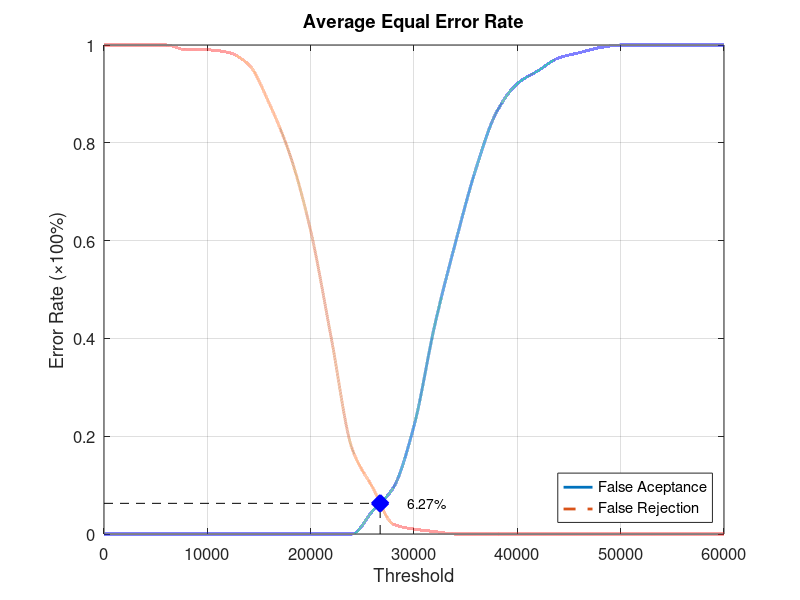
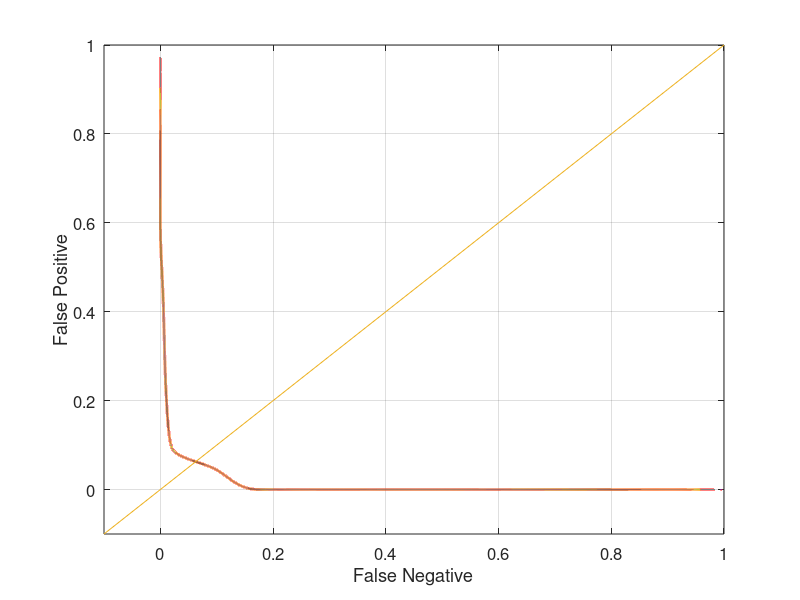

Write the MATLAB code that produced these figures, in order.
function yEER = Database4_3
close all;
clear;
clc;
x = 0:2000:60000;
xq = 0:0.5:60000;

y0 = [0 0 0 0 0 0 0 0 0 0 0 0 0 0.0473684 0.0947368 0.221053 0.426316 0.594737 0.747368 0.863158 0.921053 0.947368 0.973684 0.984211 0.994737 1 1 1 1 1 1];
yy0 = interp1(x, y0, xq, 'pchip');
y1 = [1 1 1 1 0.99 0.99 0.985 0.96 0.88 0.775 0.62 0.4 0.175 0.095 0.02 0.01 0.005 0 0 0 0 0 0 0 0 0 0 0 0 0 0];
yy1 = interp1(x, y1, xq, 'pchip');

% Calculating EER: 
y2 = abs(y0 - y1);
find(y2 == min(y2))
yy2 = abs(yy0 - yy1);
xEER = find(yy2 == min(yy2));
xEERIndex = xq(xEER) % X-axis EER
yEER = yy0(xEER) % Y-axis EER

main = figure
plot(xq, yy0,'-','LineWidth', 2);	hold on
plot(xq, yy1,'--','LineWidth', 2);	hold on
plot([xEERIndex xEERIndex], [0 yEER], 'k--');	hold on
plot([0 xEERIndex], [yEER yEER], 'k--');	hold on
plot(xEERIndex, yEER, 'bx', 'LineWidth', 10);	hold on
text(xEERIndex + 10 * xEERIndex / 100, yEER, [num2str(round((10000 * yEER)) / 100) '%'])
legend('False Aceptance', 'False Rejection', 'Location', 'SouthEast')
xlabel('Threshold')
ylabel('Error Rate (\times100%)')
title('Average Equal Error Rate')
set(gca, 'FontSize', 12)
axis([0 60000 0 1])
grid on

print(main, 'Database4_3Main', '-dpng');
FNRxFPR = figure('Color', [1 1 1]);
plot(yy1, yy0, '-', yy1, yy0, 'LineWidth', 2);
hold on
y = -0.1:0.1:1
plot(y, y); 
set(gca, 'FontSize', 12)
xlabel('False Negative')
ylabel('False Positive')
axis([-0.1 1 -0.1 1])
set(gca, 'FontSize', 12)
grid on

print(FNRxFPR, 'Database4_3FNRxFPR','-dpng');
end
